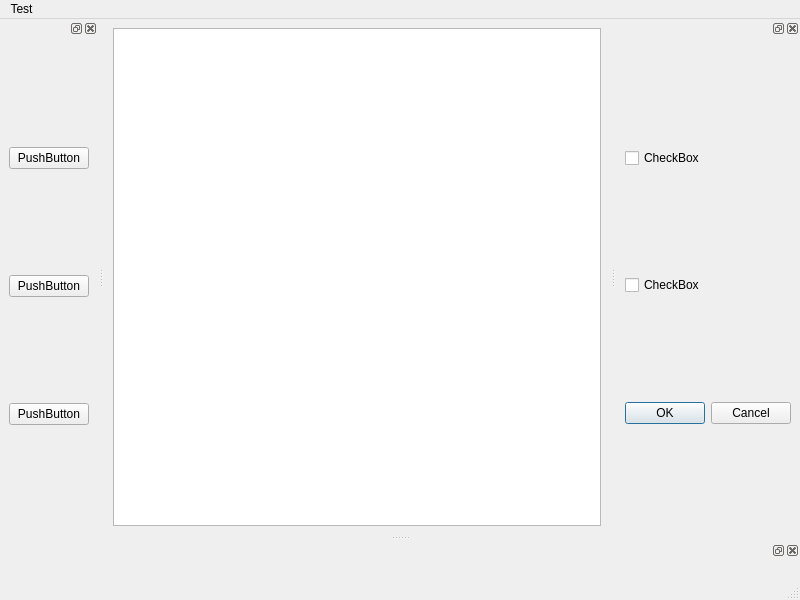
<?xml version="1.0" encoding="UTF-8"?>
<ui version="4.0">
 <class>MainWindow</class>
 <widget class="QMainWindow" name="MainWindow">
  <property name="geometry">
   <rect>
    <x>0</x>
    <y>0</y>
    <width>800</width>
    <height>600</height>
   </rect>
  </property>
  <property name="windowTitle">
   <string>MainWindow</string>
  </property>
  <widget class="QWidget" name="centralwidget">
   <layout class="QVBoxLayout" name="verticalLayout">
    <item>
     <widget class="QGraphicsView" name="graphicsView"/>
    </item>
   </layout>
  </widget>
  <widget class="QMenuBar" name="menubar">
   <property name="geometry">
    <rect>
     <x>0</x>
     <y>0</y>
     <width>800</width>
     <height>18</height>
    </rect>
   </property>
   <widget class="QMenu" name="menuTest">
    <property name="title">
     <string>Test</string>
    </property>
    <addaction name="actionTest"/>
   </widget>
   <addaction name="menuTest"/>
  </widget>
  <widget class="QStatusBar" name="statusbar"/>
  <widget class="QDockWidget" name="dockWidget">
   <property name="allowedAreas">
    <set>Qt::LeftDockWidgetArea</set>
   </property>
   <attribute name="dockWidgetArea">
    <number>1</number>
   </attribute>
   <widget class="QWidget" name="dockWidgetContents">
    <layout class="QVBoxLayout" name="verticalLayout_3">
     <item>
      <widget class="QPushButton" name="pushButton">
       <property name="text">
        <string>PushButton</string>
       </property>
      </widget>
     </item>
     <item>
      <widget class="QPushButton" name="pushButton_2">
       <property name="text">
        <string>PushButton</string>
       </property>
      </widget>
     </item>
     <item>
      <widget class="QPushButton" name="pushButton_3">
       <property name="text">
        <string>PushButton</string>
       </property>
      </widget>
     </item>
    </layout>
   </widget>
  </widget>
  <widget class="QDockWidget" name="dockWidget_2">
   <property name="allowedAreas">
    <set>Qt::RightDockWidgetArea</set>
   </property>
   <attribute name="dockWidgetArea">
    <number>2</number>
   </attribute>
   <widget class="QWidget" name="dockWidgetContents_2">
    <layout class="QGridLayout" name="gridLayout_2">
     <item row="0" column="0">
      <widget class="QCheckBox" name="checkBox">
       <property name="text">
        <string>CheckBox</string>
       </property>
      </widget>
     </item>
     <item row="1" column="0">
      <widget class="QCheckBox" name="checkBox_2">
       <property name="text">
        <string>CheckBox</string>
       </property>
      </widget>
     </item>
     <item row="2" column="0">
      <widget class="QDialogButtonBox" name="buttonBox">
       <property name="standardButtons">
        <set>QDialogButtonBox::Cancel|QDialogButtonBox::Ok</set>
       </property>
      </widget>
     </item>
    </layout>
   </widget>
  </widget>
  <widget class="QDockWidget" name="dockWidget_3">
   <property name="allowedAreas">
    <set>Qt::BottomDockWidgetArea</set>
   </property>
   <attribute name="dockWidgetArea">
    <number>8</number>
   </attribute>
   <widget class="QWidget" name="dockWidgetContents_3">
    <layout class="QVBoxLayout" name="verticalLayout_2"/>
   </widget>
  </widget>
  <action name="actionTest">
   <property name="text">
    <string>Test</string>
   </property>
  </action>
 </widget>
 <resources/>
 <connections/>
</ui>
